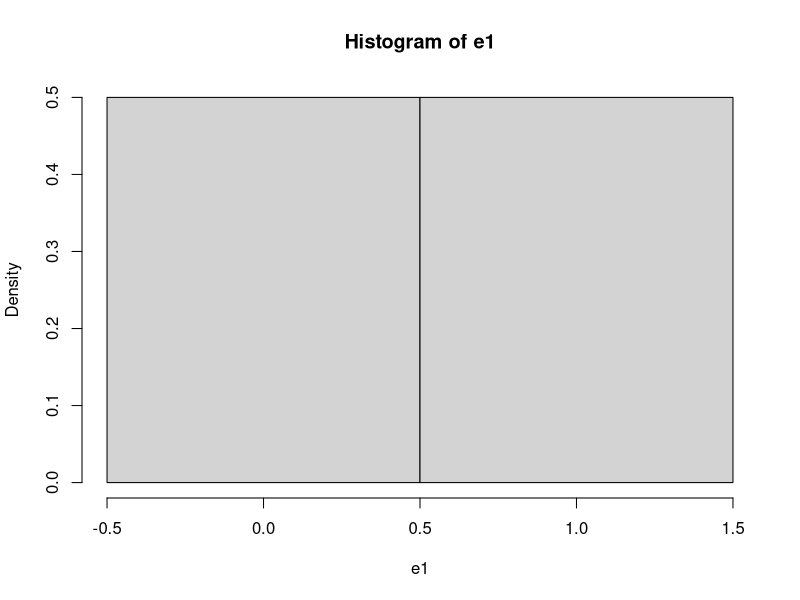
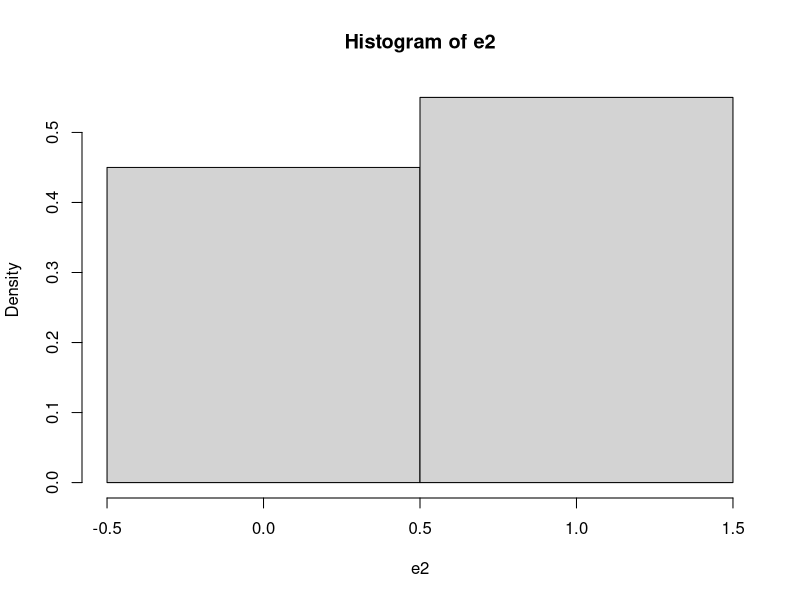
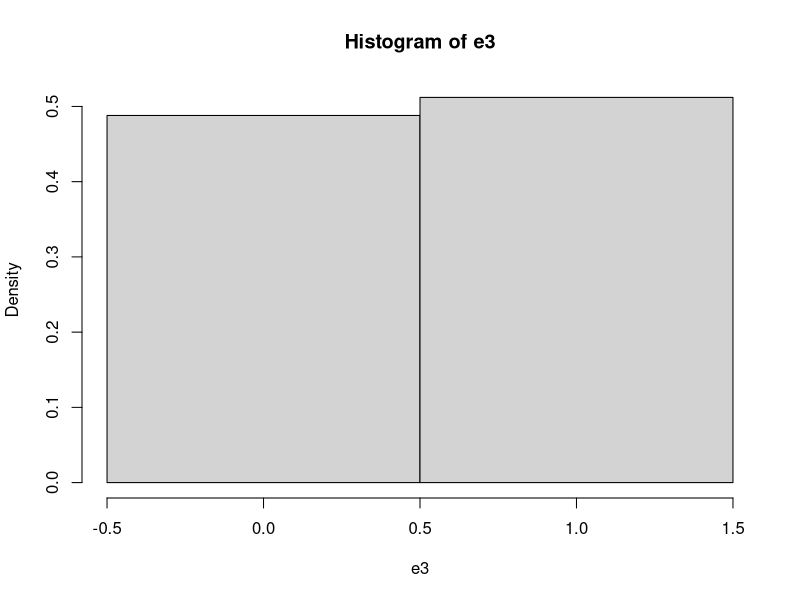
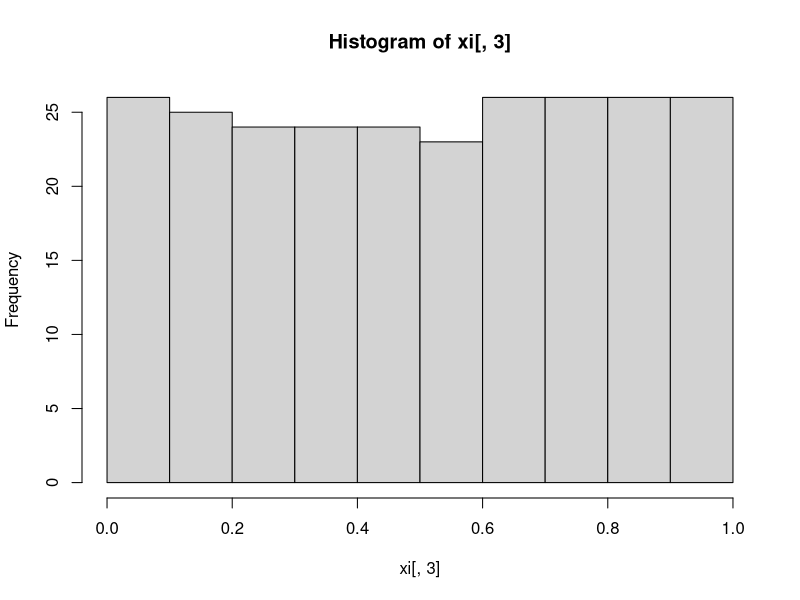
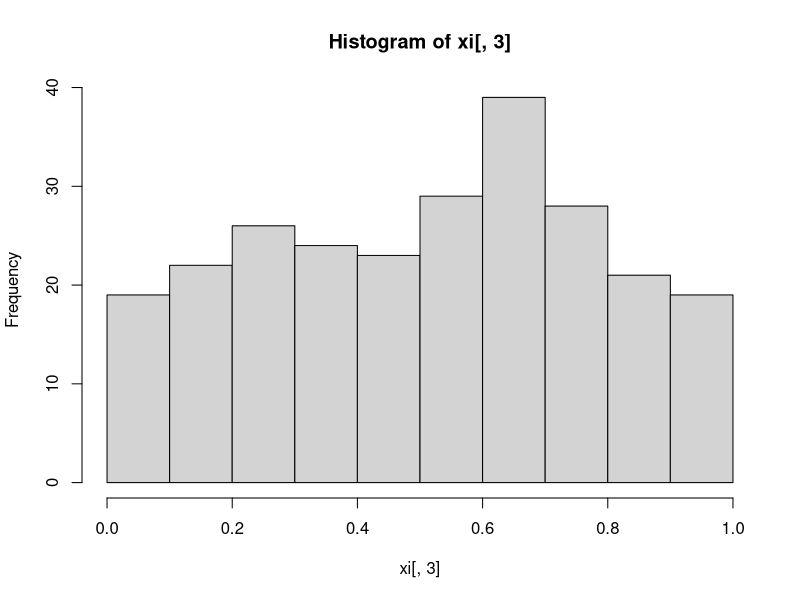
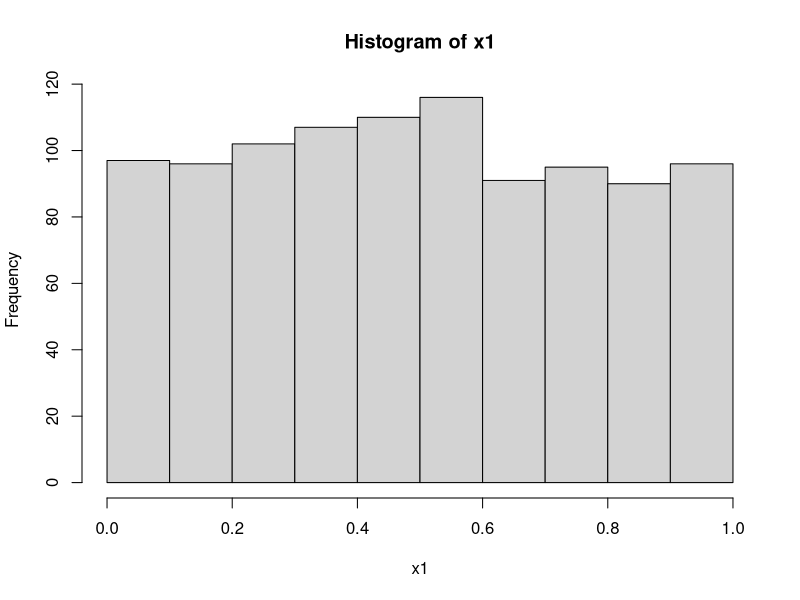

Recreate these plots in R, in order. (Note: this script raises an error after producing the figures.)
## ---- chunk 1
#                      -=( Install & Load Package Function )=-
install_load <- function (package1, ...)  {   

   # convert arguments to vector
   packages <- c(package1, ...)

   # start loop to determine if each package is installed
   for(package in packages){

       # if package is installed locally, load
       if(package %in% rownames(installed.packages()))
          do.call('library', list(package))

       # if package is not installed locally, download, then load
       else {
          install.packages(package)
          do.call("library", list(package))
       }
   } 
}

path <- function() gsub  ( "\\\\",  "/",  readClipboard ()  )
#Copy path, Panggil function di console
#Copy r path, paste ke var yang diinginkan
## ---- chunk 2
require("knitr")
opts_knit$set(root.dir = "C:/Users/Fathan/Documents/Obsidian Vault/2. Kuliah/Smt 6/1. Metode Simulasi dan Resampling")
## ---- chunk 3
FlipCoin <- function(n) sample(0:1, n, rep=T) 
n <- 10
e1 <- FlipCoin(n) 
e1 
## ---- chunk 4
cat("Banyaknya tail :", sum(e1==0), "dan Peluangnya :", sum(e1==0)/n,
    "\nBanyaknya head :", sum(e1==1), "dan Peluangnya :", sum(e1==1)/n)
## ---- chunk 5
hist(e1,breaks=c(-0.5, 0.5, 1.5), prob=T) 
## ---- chunk 6
#Menggunakan function sebelumnya
n <- 28 
gb <- FlipCoin(n)
gb

g = 0; b=0; B=0
for(i in 1:n){
  if(gb[i] == 1){
    g <- g+1
    b <- 0
  } else{
    b <- b+1
  }
  
  if(b==4){
    B <- B+1
    b <- 0
  }
}

cat("Banyaknya anak perempuan :", g,
    "\nBanyaknya 4 anak tanpa perempuan :", B, 
    "\nPeluangnya :", g/(g+B))
## ---- chunk 7
RollDie <- function(n) sample(1:6, n, rep=T)
n <- 50
d1 <- RollDie(n)
d1
## ---- chunk 8
cat("Banyaknya tail :", sum(d1==3), "dan Frekuensi Relatifnya :", sum(d1==3)/n)
## ---- chunk 9
n <- 100
e2 <- FlipCoin(n) 
cat("Banyaknya tail :", sum(e2==0), "dan Frekuensi Relatifnya :", sum(e2==0)/n,
    "\nBanyaknya head :", sum(e2==1), "dan Frekuensi Relatifnya :", sum(e2==1)/n)
## ---- chunk 10
hist(e2, breaks=c(-0.5, 0.5, 1.5), prob=T)
## ---- chunk 11
n <- 500
e3 <- FlipCoin(n) 
cat("Banyaknya tail :", sum(e3==0), "dan Peluangnya :", sum(e3==0)/n,
    "\nBanyaknya head :", sum(e3==1), "dan Peluangnya :", sum(e3==1)/n)
## ---- chunk 12
hist(e3, breaks=c(-0.5, 0.5, 1.5), prob=T)
## ---- chunk 13
Dice <- function(n){
  d <- RollDie(n)
  rolls <- numeric(0)
  for(i in 1:6) rolls = c(rolls, sum(d==i)/n)
return(rolls)
}

RollingDice <- data.frame(
  rolls.200 = Dice(200),
  rolls.1000 = Dice(1000)
) 
rownames(RollingDice) <- paste0("RF.", 1:6)
print(RollingDice)
## ---- chunk 14
x0 <-78 
n <- 250
a <- 1598
b <- 17
m <- 1000

xi <- matrix (NA , n, 3 )
colnames (xi) <-c( "aX(i-1)+b", "Xi", "Ui") 
for  (i in 1 :n){
  xi[i,1] <- (a * x0 + b) 
  xi[i,2] <- xi[i, 1]%%m 
  xi[i,3] <- xi[i, 2]/m 
  x0 <- xi[i,2]
}
hist(xi[,3])

cbind("i"=1:20,    "Xi"=xi[1:20,2], 
      "i"=101:120, "Xi"=xi[101:120,2], 
      "i"=201:220, "Xi"=xi[201:220,2])
## ---- chunk 15
x0 <-73 
n <- 250
a <- 17
b <- 7
m <- 1024

xi <- matrix (NA , n, 3 )
colnames (xi) <-c( "aX(i-1)+b", "Xi", "Ui") 
for  (i in 1 :n){
  xi[i,1] <- (a * x0 + b) 
  xi[i,2] <- xi[i, 1]%%m 
  xi[i,3] <- xi[i, 2]/m 
  x0 <- xi[i,2]
}
hist(xi[,3])

cbind("i"=1:20,    "Xi"=xi[1:20,2], 
      "i"=101:120, "Xi"=xi[101:120,2], 
      "i"=201:220, "Xi"=xi[201:220,2])
## ---- chunk 16
n <- 1000
x1 <- 0.9
for(i in 2:n) x1[i] <- (pi + x1[i-1])^5%%1

hist(x1)

cbind("i"=1:20,    "Xi"=xi[1:20,2], 
      "i"=101:120, "Xi"=xi[101:120,2], 
      "i"=201:220, "Xi"=xi[201:220,2])
## ---- chunk 17
install_load('readxl','dplyr','kableExtra','DT')
raw.data <- read_xlsx("Data pert 2.xlsx")
data <- raw.data
